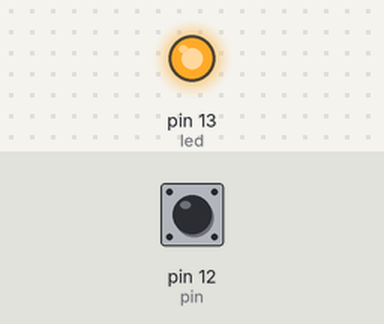
This sketch was run on a simulated Arduino Uno, built with avr-gcc and run on an emulated ATmega328P. Parts: output pins drawn as LEDs (lit = HIGH). The test bench sets the inputs (shaded band); at power-on: pin 12 (pin) HIGH.

Above: at 1.2 s.
1.3 s: pin 12 (pin) pulled LOW for 0.15 s
At 1.37 s:
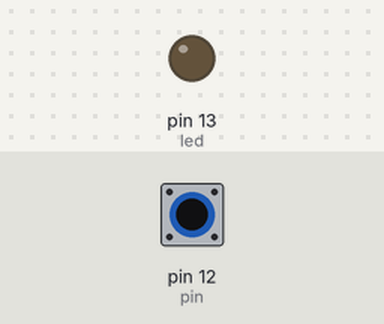
2.9 s: pin 12 (pin) pulled LOW for 3.2 s
At 7.5 s:
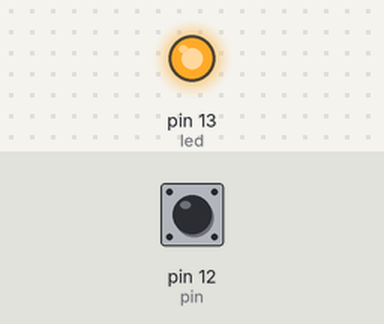
Timing chart, 0 to 9.0 s (numbered marks = the images above; inputs shaded):
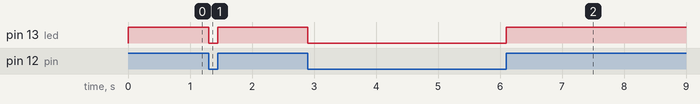

Measured:
- after the input at 1.3 s, pin 13 (led): HIGH → LOW at once, → HIGH 0.15 s later
- after the input at 2.9 s, pin 13 (led): HIGH → LOW at once, → HIGH 3.2 s later

The sketch:

taste_test.ino
```cpp
// Tasten einlesen

int led = 13;
int pin = 12;
int value = 0;

void setup() {
  // put your setup code here, to run once:
  pinMode(led, OUTPUT);
  pinMode(pin, INPUT);
  digitalWrite(pin, HIGH);
}

void loop() {
  // put your main code here, to run repeatedly:
  value = digitalRead(pin);
  digitalWrite(led, value);
}
```
